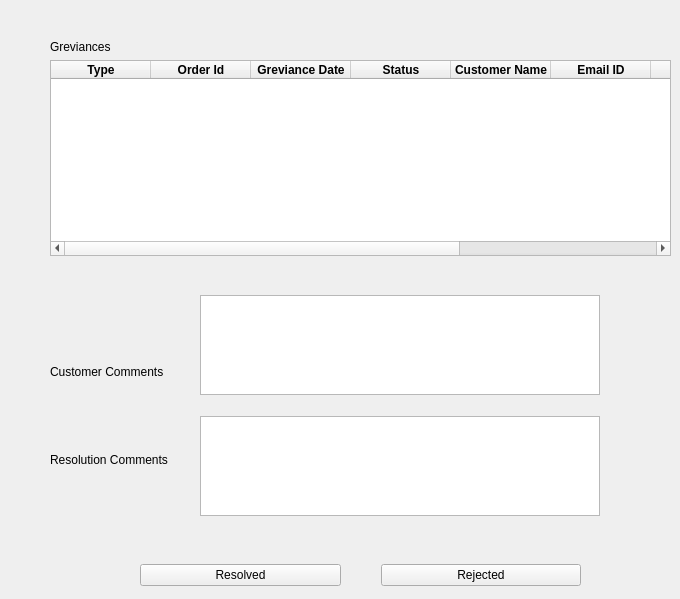
      <widget class="QWidget" name="StPageComplaints">
       <widget class="QWidget" name="layoutWidget">
        <property name="geometry">
         <rect>
          <x>140</x>
          <y>560</y>
          <width>441</width>
          <height>30</height>
         </rect>
        </property>
        <layout class="QHBoxLayout" name="horizontalLayout_7">
         <property name="spacing">
          <number>40</number>
         </property>
         <item>
          <widget class="QPushButton" name="btnResolveGrv">
           <property name="text">
            <string>Resolved</string>
           </property>
          </widget>
         </item>
         <item>
          <widget class="QPushButton" name="btnRejectGrv">
           <property name="text">
            <string>Rejected</string>
           </property>
          </widget>
         </item>
        </layout>
       </widget>
       <widget class="QWidget" name="layoutWidget">
        <property name="geometry">
         <rect>
          <x>50</x>
          <y>40</y>
          <width>621</width>
          <height>216</height>
         </rect>
        </property>
        <layout class="QVBoxLayout" name="verticalLayout_7">
         <item>
          <widget class="QLabel" name="label_9">
           <property name="text">
            <string>Greviances</string>
           </property>
          </widget>
         </item>
         <item>
          <widget class="QTableWidget" name="tblGreviances">
           <column>
            <property name="text">
             <string>Type</string>
            </property>
            <property name="font">
             <font>
              <weight>75</weight>
              <bold>true</bold>
             </font>
            </property>
            <property name="background">
             <color>
              <red>255</red>
              <green>255</green>
              <blue>255</blue>
             </color>
            </property>
           </column>
           <column>
            <property name="text">
             <string>Order Id</string>
            </property>
            <property name="font">
             <font>
              <weight>75</weight>
              <bold>true</bold>
             </font>
            </property>
            <property name="background">
             <color>
              <red>255</red>
              <green>255</green>
              <blue>255</blue>
             </color>
            </property>
           </column>
           <column>
            <property name="text">
             <string>Greviance Date</string>
            </property>
            <property name="font">
             <font>
              <weight>75</weight>
              <bold>true</bold>
             </font>
            </property>
            <property name="background">
             <color>
              <red>255</red>
              <green>255</green>
              <blue>255</blue>
             </color>
            </property>
           </column>
           <column>
            <property name="text">
             <string>Status</string>
            </property>
            <property name="font">
             <font>
              <weight>75</weight>
              <bold>true</bold>
             </font>
            </property>
            <property name="background">
             <color>
              <red>255</red>
              <green>255</green>
              <blue>255</blue>
             </color>
            </property>
           </column>
           <column>
            <property name="text">
             <string>Customer Name</string>
            </property>
            <property name="font">
             <font>
              <weight>75</weight>
              <bold>true</bold>
             </font>
            </property>
            <property name="background">
             <color>
              <red>255</red>
              <green>255</green>
              <blue>255</blue>
             </color>
            </property>
           </column>
           <column>
            <property name="text">
             <string>Email ID</string>
            </property>
            <property name="font">
             <font>
              <weight>75</weight>
              <bold>true</bold>
             </font>
            </property>
            <property name="background">
             <color>
              <red>255</red>
              <green>255</green>
              <blue>255</blue>
             </color>
            </property>
           </column>
           <column>
            <property name="text">
             <string>Contact</string>
            </property>
            <property name="font">
             <font>
              <weight>75</weight>
              <bold>true</bold>
             </font>
            </property>
            <property name="background">
             <color>
              <red>255</red>
              <green>255</green>
              <blue>255</blue>
             </color>
            </property>
           </column>
           <column>
            <property name="text">
             <string>Customer Comments</string>
            </property>
            <property name="font">
             <font>
              <weight>75</weight>
              <bold>true</bold>
             </font>
            </property>
            <property name="background">
             <color>
              <red>255</red>
              <green>255</green>
              <blue>255</blue>
             </color>
            </property>
           </column>
           <column>
            <property name="text">
             <string>Employee Comments</string>
            </property>
            <property name="font">
             <font>
              <weight>75</weight>
              <bold>true</bold>
             </font>
            </property>
            <property name="background">
             <color>
              <red>255</red>
              <green>255</green>
              <blue>255</blue>
             </color>
            </property>
           </column>
          </widget>
         </item>
        </layout>
       </widget>
       <widget class="QWidget" name="layoutWidget">
        <property name="geometry">
         <rect>
          <x>50</x>
          <y>330</y>
          <width>135</width>
          <height>171</height>
         </rect>
        </property>
        <layout class="QVBoxLayout" name="verticalLayout_8">
         <item>
          <widget class="QLabel" name="label_16">
           <property name="text">
            <string>Customer Comments</string>
           </property>
           <property name="wordWrap">
            <bool>true</bool>
           </property>
          </widget>
         </item>
         <item>
          <widget class="QLabel" name="label_17">
           <property name="text">
            <string>Resolution Comments</string>
           </property>
           <property name="wordWrap">
            <bool>true</bool>
           </property>
          </widget>
         </item>
        </layout>
       </widget>
       <widget class="QWidget" name="layoutWidget">
        <property name="geometry">
         <rect>
          <x>200</x>
          <y>280</y>
          <width>431</width>
          <height>251</height>
         </rect>
        </property>
        <layout class="QVBoxLayout" name="verticalLayout_9">
         <item>
          <widget class="QTextEdit" name="GrvPgComments">
           <property name="maximumSize">
            <size>
             <width>400</width>
             <height>100</height>
            </size>
           </property>
          </widget>
         </item>
         <item>
          <widget class="QTextEdit" name="GrvPgEmplComments">
           <property name="maximumSize">
            <size>
             <width>400</width>
             <height>100</height>
            </size>
           </property>
          </widget>
         </item>
        </layout>
       </widget>
      </widget>
